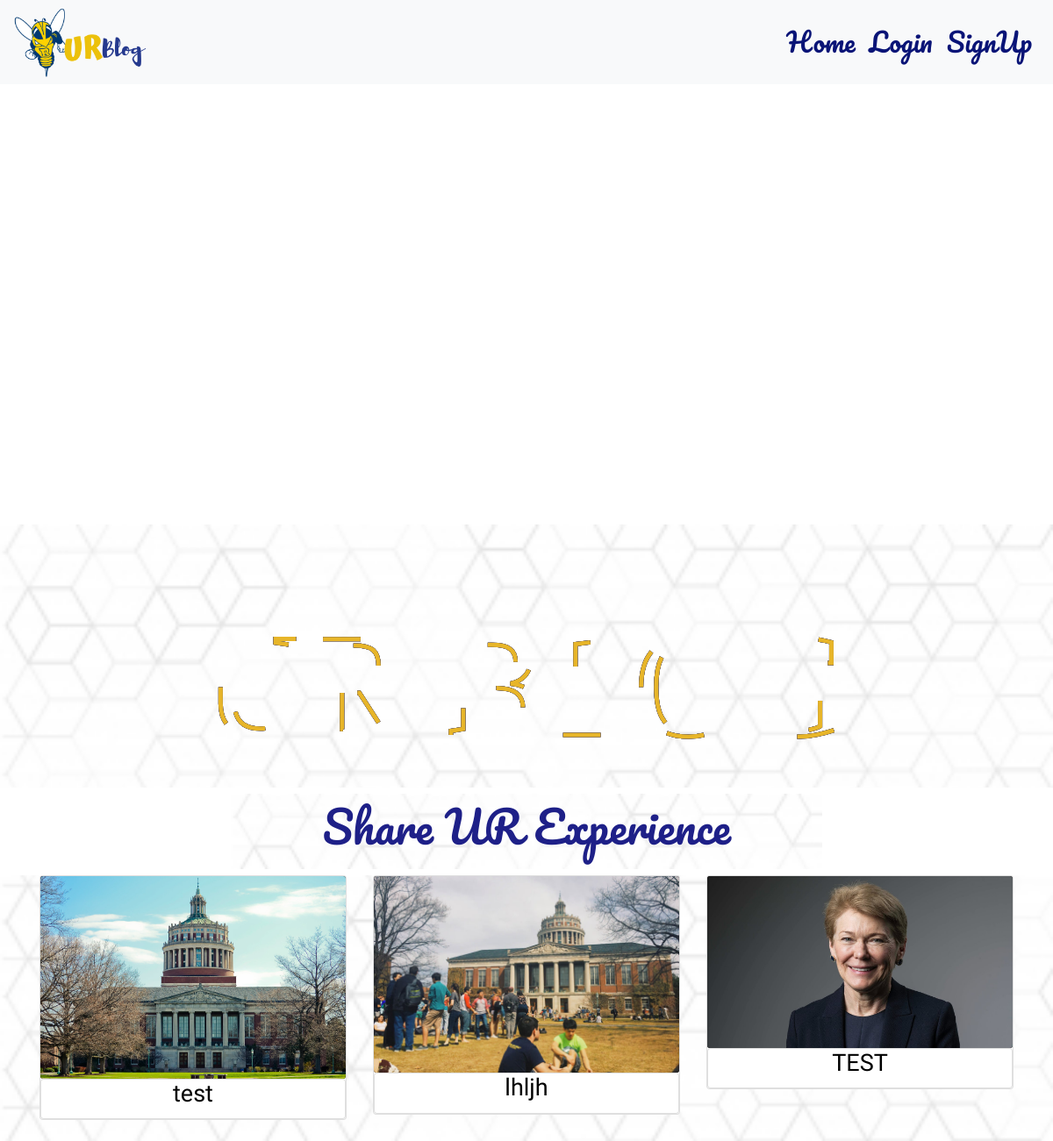
The page / on the database its author committed.
### backend.py (models this page shows)
class Post(db.Model):
    __tablename__ = "Posts"
    id = db.Column(db.Integer, primary_key=True, autoincrement = True)
    title = db.Column(db.String(50), nullable = False)
    description = db.Column(db.String(128))
    time = db.Column(db.DateTime)
    picture = db.Column(db.String(50), nullable = True)
    user_id = db.Column(db.Integer, db.ForeignKey('Users.id'), nullable=False)
    comments = db.relationship('Comment', backref='post_of_comment', lazy=True)

### backend.py (the view)
@app.route('/')
def home():
    logged_in = checklogin()
    posts = Post.query.all()
    return render_template("Landing.html", logged_in=logged_in, posts=posts)

### backend.py (called while the page is built)
def checklogin():
    if current_user.is_authenticated:
        return True
    else:
        return False

### templates/Landing.html (shortened to what this page needs)
{%  extends "Header.html" %}
{% block content %}
<body >
    <ul class="slideshow">
      </ul>
   <div class = "back">
          {% if logged_in %}
            <a href="http://localhost:5000/create">
              <div class="box-1">
              <div class="btn btn-one">
              <span id="new">Share UR Experience</span>
              </div>
              </div>
            </a>
          {% else %}
            <a href="http://localhost:5000/login">
              <div class="box-1">
              <div class="btn btn-one">
              <span id="new">Share UR Experience</span>
              </div>
              </div>
            </a>
          {% endif %}
<div class = "container">
      <div class = "row text-center">
          {% for post in posts %}
          <div class ="col-md-4 col-sm-6">
              <div class = "card">
                <a href="posts/{{post.id}}"> <img class ="card-img" src="/static/post_pictures/{{post.picture}}">
                  <div class = "card body">
                      <h4 class = "card-title" id = "text"> {{ post.title }} </h4>
                    </div>
                    <div class = "card-img-overlay text-center">
                </div>
                </a>
              </div>
            </div>
      {% endfor %}
    </div>
{% endblock %}

### static/mero.css (style rules this page uses)
.back { background-image:url("images/home.jpg"); background-repeat:no-repeat; background-size:cover; }
#new { width: 100%; height: 100%; overflow: hidden; margin: 0; flex-direction: column; flex-wrap: wrap; font-family: 'Pacifico', cursive; font-size: 50px; display: block; color: #05077a; background-image:url("images/home.jpg"); background-size: 1000px 1000px; background-repeat: no-repeat; }
div[class*=box] { height: 30%; width: 100%; display: flex; justify-content: center; align-items: center; }
.box-1 { background-color: white; }
.btn { line-height: 100px; height: 100px; text-align: center; width: 700px; cursor: pointer; }
.btn-one { color: #000000; transition: all 0.3s; position: relative; }
.btn-one span { transition: all 0.3s; }
.btn-one::before { content: ''; position: absolute; bottom: 0; left: 0; width: 100%; height: 100%; z-index: 1; opacity: 0; transition: all 0.3s; border-top-width: 1px; border-bottom-width: 1px; border-top-style: solid; border-bottom-style: solid; border-top-color: #e7b529; border-bottom-color:#e7b529; transform: scale(0.1, 1); }
.btn-one::after { content: ''; position: absolute; bottom: 0; left: 0; width: 100%; height: 100%; z-index: 1; transition: all 0.3s; background-color: rgba(255,255,255,0.1); }
html, body { height: 80%; font-weight: 100; }
body { background: #030321; font-family: Arial; }
svg { display: block; font: 10.5em 'Montserrat'; height: 300px; margin: 0 auto; }
.card-img { width: 100%; height: 100%; background-color: black; background-size: cover; transition:all 0.3s ease-in-out; opacity:1; }
#text { font-family: 'Acme', sans-serif; font-size: 27px; color: black; }
.slideshow { position: relative; height: 550px; list-style: none; margin: 0; padding: 0; }

### rows shown on the page
Post: picture (placeholder picture), title "test"
Post: picture (picture), title "lhljh"
Post: picture (picture), title "TEST"
